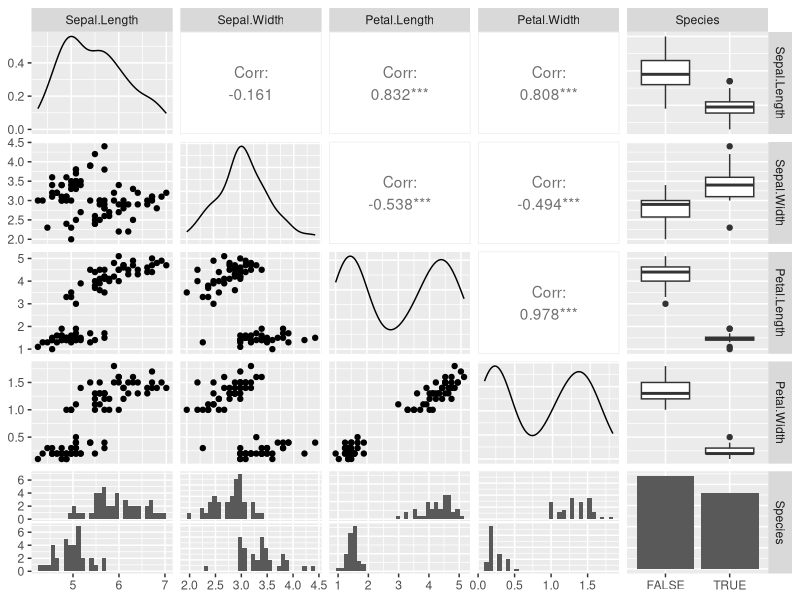

Reproduce this figure in R.
library(dplyr)
library(ggplot2)
library(GGally)
data(iris)
iris <- as.data.frame(iris)
iris <- filter(iris, iris$Species != "virginica")
lm(iris$Species~., iris)

iris$Species <- iris$Species == "setosa"
samp <- sample(1:dim(iris)[1], 0.8* dim(iris)[1])
train <- iris[samp,]
test<- iris[-samp,]

ggpairs(train)

logistic <- glm(Species~1, train, family = "binomial" )
summary(logistic)


count <- sum(train$Species)
p <- count / dim(train)[1]
odds <- p / (1-p)
log(odds)  #


logi2 <- glm(Species ~ train$Sepal.Length, train, family = "binomial")
mean(train[train$Species == TRUE,]$Sepal.Length )
mean(train[train$Species == FALSE,]$Sepal.Length )
prediction <- predict(logi2, test, type = "response")
